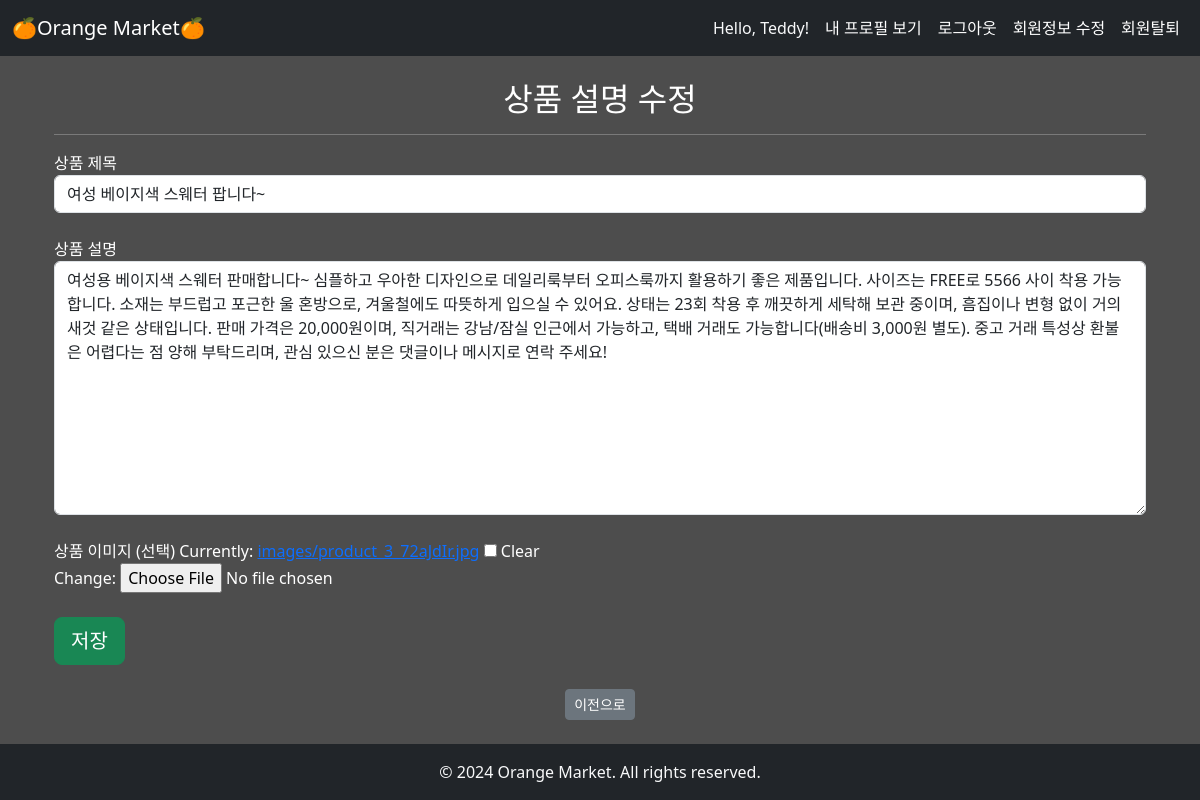
Screenshot of /articles/4/update/ (signed in) with the database file from the repository.
### accounts/models.py (models this page shows)
class User(AbstractUser):
    followings = models.ManyToManyField('self', symmetrical=False, related_name='followers')

### articles/models.py (models this page shows, shortened)
class Article(models.Model):
    title = models.CharField(max_length=50)
    content = models.TextField()
    created_at = models.DateTimeField(auto_now_add=True)
    updated_at = models.DateTimeField(auto_now=True)
    image = models.ImageField(upload_to='images/', blank=True)
    author = models.ForeignKey(
        settings.AUTH_USER_MODEL,
        on_delete=models.CASCADE,
        related_name="articles"
        )
    like_users = models.ManyToManyField(
        settings.AUTH_USER_MODEL,
        related_name="like_articles"
        )

### articles/views.py (the view)
# urls.py: path("update/", views.update, name="update"),
@login_required
@require_http_methods(["GET", "POST"])
def update(request, pk):
    article = get_object_or_404(Article, pk=pk)
    if request.user == article.author:
        if request.method == "POST":
            form = ArticleForm(request.POST, request.FILES, instance=article)
            if form.is_valid():
                article = form.save()
                return redirect("articles:article_detail", article.pk)
        else:
            form = ArticleForm(instance=article)
    else:
        return redirect("articles:articles")
    context = {
        "form": form,
        "article": article,
    }
    return render(request, "articles/update.html", context)

### articles/forms.py
class ArticleForm(forms.ModelForm):
    class Meta:
        model = Article
        fields = "__all__"
        exclude = ("author",)

### articles/templates/articles/update.html (shortened to what this page needs)
{% extends "base.html" %}
{% load static %}
{% load widget_tweaks %}
{% block content %}
    <div class="container mt-4">
        <h2 class="text-center text-white">상품 설명 수정</h2>
        <hr class="border-white">
        <form action="{% url 'articles:update' article.pk %}" method="POST" enctype="multipart/form-data">
            <div class="row mb-4">
                <div class="col-md-12">
                    <label for="id_title" class="text-white">상품 제목</label>
                    {{ form.title|add_class:"form-control" }}
                </div>
            </div>
            <div class="row mb-4">
                <div class="col-md-12">
                    <label for="id_content" class="text-white">상품 설명</label>
                    {{ form.content|add_class:"form-control" }}
                </div>
            </div>
            <div class="row mb-4">
                <div class="col-md-12">
                    <label for="id_image" class="text-white">상품 이미지 (선택)</label>
                    {{ form.image|add_class:"form-control-file" }}
                </div>
            </div>
            <div class="form-group">
                <button type="submit" class="btn btn-success btn-lg btn-block">저장</button>
            </div>
        </form>
        <div class="text-center mt-4">
            <a href="{% url 'articles:article_detail' article.pk %}" class="btn btn-secondary btn-sm">
                이전으로
            </a>
        </div>
    </div>
{% endblock content %}

### templates/base.html (shortened to what this page needs)
{% load static %}
<!DOCTYPE html>
<html lang="en">
<head>
    <link rel="stylesheet" href="{% static 'css/style.css' %}">
    <link href="https://cdn.jsdelivr.net/npm/bootstrap@5.3.3/dist/css/bootstrap.min.css" rel="stylesheet">
</head>
<body>
    <nav class="navbar navbar-expand-lg navbar-dark bg-dark">
        <div class="container-fluid">
            <a class="navbar-brand" href="{% url "articles:articles" %}">🍊Orange Market🍊</a>
            <div class="collapse navbar-collapse" id="navbarNav">
                <ul class="navbar-nav ms-auto">
                    {% if request.user.is_authenticated %}
                        <li class="nav-item">
                            <span class="nav-link text-light">Hello, {{ request.user.username }}!</span>
                        </li>
                        <li class="nav-item">
                            <form action="{% url "users:profile" request.user.username %}" method="POST" class="d-inline">
                                <button type="submit" class="btn btn-link nav-link">내 프로필 보기</button>
                            </form>
                        </li>
                        <li class="nav-item">
                            <form action="{% url 'accounts:logout' %}" method="POST" class="d-inline">
                                <button type="submit" class="btn btn-link nav-link">로그아웃</button>
                            </form>
                        </li>
                        <li class="nav-item">
                            <a class="nav-link" href="{% url 'accounts:update' %}">회원정보 수정</a>
                        </li>
                        <li class="nav-item">
                            <form action="{% url 'accounts:delete' %}" method="POST" class="d-inline">
                                <button type="submit" class="btn btn-link nav-link">회원탈퇴</button>
                            </form>
                        </li>
                    {% endif %}
                </ul>
            </div>
        </div>
    </nav>
    <div class="container mt-4">
        {% block content %}
        {% endblock content %}
    </div>
    <footer class="bg-dark text-light text-center py-3 mt-4">
        <p class="mb-0">© 2024 Orange Market. All rights reserved.</p>
    </footer>
</body>
</html>

### static/css/style.css (style rules this page uses)
.nav-link:not(.active) { color: white; }

### rows the page displays
User: user.username "Teddy"
Article: title "여성 베이지색 스웨터 팝니다~", content "여성용 베이지색 스웨터 판매합니다~ 심플하고 우아한 디자인으로 데일리룩부터 오피스룩까지 활용하기 좋은 제품입니다. 사이즈는 FREE로 5566 사이 착용 가능합니다. 소재는 부드럽고 포근한 울 혼방으로, 겨울철에도 따뜻하게 입으실 수 있어요. 상태는 23회 착용 후 깨끗하게 세탁해 보관 중이며, 흠집이나 변형 없이 거의 새것 같은 상태입니다. 판매 가격은 20,000원이며, 직거래는 강남/잠실 인근에서 가능하고, 택배 거래도 가능합니다(배송비 3,000원 별도). 중고 거래 특성상 환불은 어렵다는 점 양해 부탁드리며, 관심 있으신 분은 댓글이나 메시지로 연락 주세요!"
